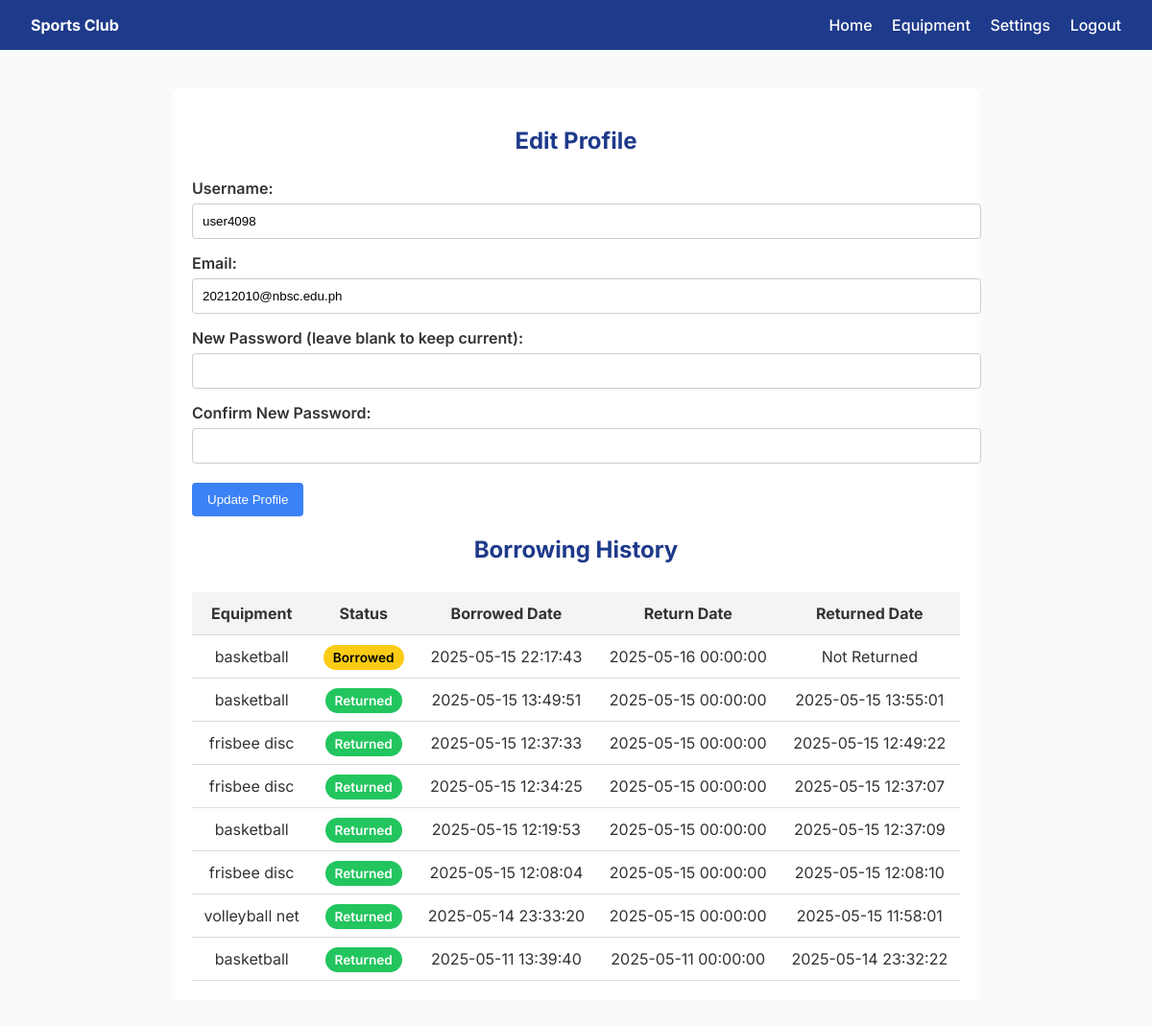
The app's page /edit_profile.php (signed in) with its own data.
### tables this page shows
CREATE TABLE `users` (
  `user_id` int(11) NOT NULL,
  `username` varchar(50) NOT NULL,
  `password` varchar(255) NOT NULL,
  `role` enum('admin','member') NOT NULL,
  `email` varchar(255) NOT NULL,
  `verification_code` varchar(255) NOT NULL,
  `verified` tinyint(1) DEFAULT 0
);

CREATE TABLE `borrow_transactions` (
  `transaction_id` int(11) NOT NULL,
  `member_id` int(11) NOT NULL,
  `equipment_id` int(11) NOT NULL,
  `borrow_date` timestamp NOT NULL DEFAULT current_timestamp(),
  `return_date` datetime DEFAULT NULL,
  `status` enum('borrowed','returned') DEFAULT 'borrowed',
  `returned_date` timestamp NULL DEFAULT NULL
);

CREATE TABLE `equipment` (
  `equipment_id` int(11) NOT NULL,
  `name` varchar(100) NOT NULL,
  `quantity` int(11) NOT NULL,
  `status` enum('available','borrowed','maintenance') DEFAULT 'available',
  `stock` int(11) NOT NULL DEFAULT 0
);

### edit_profile.php (the view, shortened to what this page needs)
<?php
include 'db_connect.php';
$member_id = $_SESSION['user_id'];
$query = "SELECT username, email FROM users WHERE user_id = ?";
$stmt = $conn->prepare($query);
$stmt->bind_param("i", $member_id);
$stmt->execute();
$result = $stmt->get_result();
$user = $result->fetch_assoc();
$history_query = "SELECT b.transaction_id, b.borrow_date, b.return_date, b.returned_date, e.name,
                         CASE
                             WHEN b.status = 'borrowed' AND b.return_date < NOW() THEN 'overdue'
                             ELSE b.status
                         END AS status
                  FROM borrow_transactions b
                  JOIN equipment e ON b.equipment_id = e.equipment_id
                  WHERE b.member_id = ? ORDER BY b.borrow_date DESC";
$stmt = $conn->prepare($history_query);
$stmt->bind_param("i", $member_id);
$stmt->execute();
$history_result = $stmt->get_result();
?>
<!DOCTYPE html>
<html lang="en">
<head>
</head>
<body>
<header>
    <div><strong>Sports Club</strong></div>
    <nav>
        <a href="member_dashboard.php">Home</a>
        <a href="view_equipment.php">Equipment</a>
        <a href="edit_profile.php">Settings</a>
        <a href="logout.php">Logout</a>
    </nav>
</header>
<div class="container">
    <h2>Edit Profile</h2>
    <form method="POST">
        <label>Username:</label>
        <input type="text" name="username" value="<?php echo htmlspecialchars($user['username']); ?>" required>
        <label>Email:</label>
        <input type="email" name="email" value="<?php echo htmlspecialchars($user['email']); ?>" required>
        <label>New Password (leave blank to keep current):</label>
        <input type="password" name="password">
        <label>Confirm New Password:</label>
        <input type="password" name="confirm_password">
        <button type="submit">Update Profile</button>
    </form>
    <h2>Borrowing History</h2>
    <table>
        <tr>
            <th>Equipment</th>
            <th>Status</th>
            <th>Borrowed Date</th>
            <th>Return Date</th>
            <th>Returned Date</th>
        </tr>
        <?php while ($row = $history_result->fetch_assoc()) {
            $status = strtolower($row['status']);
            $badgeClass = match($status) {
                'borrowed' => 'badge borrowed',
                'overdue' => 'badge overdue',
                'returned' => 'badge returned',
                default => 'badge',
            };
        ?>
        <tr>
            <td><?php echo htmlspecialchars($row['name']); ?></td>
            <td><span class="<?php echo $badgeClass; ?>"><?php echo ucfirst($status); ?></span></td>
            <td><?php echo htmlspecialchars($row['borrow_date']); ?></td>
            <td><?php echo htmlspecialchars($row['return_date']); ?></td>
            <td><?php echo $row['returned_date'] ? htmlspecialchars($row['returned_date']) : 'Not Returned'; ?></td>
        </tr>
        <?php } ?>
    </table>
</div>
</body>
</html>

### edit_profile.php (style rules this page uses)
body { font-family: 'Inter', sans-serif; background: #f9fafb; margin: 0; padding: 0; color: #333; }
header { background: #1e3a8a; color: #fff; padding: 1rem 2rem; display: flex; justify-content: space-between; align-items: center; }
nav a { color: #fff; margin-left: 1rem; text-decoration: none; font-weight: 500; }
.container { max-width: 800px; margin: 40px auto; padding: 20px; background: #fff; border-radius: 8px; }
h2 { color: #1e3a8a; text-align: center; margin-bottom: 25px; }
label { display: block; margin-top: 15px; font-weight: 600; }
input[type="text"], input[type="email"], input[type="password"] { width: 100%; padding: 10px; margin-top: 6px; border: 1px solid #ccc; border-radius: 4px; }
button { margin-top: 20px; padding: 10px 16px; background-color: #3b82f6; color: white; border: none; border-radius: 4px; cursor: pointer; font-weight: 500; }
table { width: 100%; border-collapse: collapse; margin-top: 30px; }
th, td { padding: 12px; text-align: center; border-bottom: 1px solid #ddd; }
th { background-color: #f3f4f6; }
.badge { padding: 5px 10px; border-radius: 20px; font-size: 0.85em; font-weight: 600; }
.borrowed { background: #facc15; color: #000; }
.returned { background: #22c55e; color: white; }

### records on screen
users: username "user4098", email "20212010@nbsc.edu.ph"
borrow_transactions: equipment.name "basketball", status "Borrowed", borrow_date "2025-05-15 22:17:43", return_date "2025-05-16 00:00:00", shows "Not Returned"
borrow_transactions: equipment.name "basketball", status "Returned", borrow_date "2025-05-15 13:49:51", return_date "2025-05-15 00:00:00", returned_date "2025-05-15 13:55:01"
borrow_transactions: equipment.name "frisbee disc", status "Returned", borrow_date "2025-05-15 12:37:33", return_date "2025-05-15 00:00:00", returned_date "2025-05-15 12:49:22"
borrow_transactions: equipment.name "frisbee disc", status "Returned", borrow_date "2025-05-15 12:34:25", return_date "2025-05-15 00:00:00", returned_date "2025-05-15 12:37:07"
borrow_transactions: equipment.name "basketball", status "Returned", borrow_date "2025-05-15 12:19:53", return_date "2025-05-15 00:00:00", returned_date "2025-05-15 12:37:09"
borrow_transactions: equipment.name "frisbee disc", status "Returned", borrow_date "2025-05-15 12:08:04", return_date "2025-05-15 00:00:00", returned_date "2025-05-15 12:08:10"
borrow_transactions: equipment.name "volleyball net", status "Returned", borrow_date "2025-05-14 23:33:20", return_date "2025-05-15 00:00:00", returned_date "2025-05-15 11:58:01"
borrow_transactions: equipment.name "basketball", status "Returned", borrow_date "2025-05-11 13:39:40", return_date "2025-05-11 00:00:00", returned_date "2025-05-14 23:32:22"
